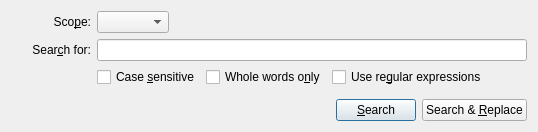
<?xml version="1.0" encoding="UTF-8"?>
<ui version="4.0">
 <class>Core::Internal::FindDialog</class>
 <widget class="QWidget" name="Core::Internal::FindDialog">
  <property name="geometry">
   <rect>
    <x>0</x>
    <y>0</y>
    <width>673</width>
    <height>240</height>
   </rect>
  </property>
  <property name="maximumSize">
   <size>
    <width>680</width>
    <height>16777215</height>
   </size>
  </property>
  <layout class="QGridLayout" name="gridLayout">
   <property name="sizeConstraint">
    <enum>QLayout::SetFixedSize</enum>
   </property>
   <item row="4" column="0" colspan="2">
    <layout class="QHBoxLayout" name="horizontalLayout_3">
     <item>
      <spacer name="horizontalSpacer_3">
       <property name="orientation">
        <enum>Qt::Horizontal</enum>
       </property>
       <property name="sizeHint" stdset="0">
        <size>
         <width>40</width>
         <height>20</height>
        </size>
       </property>
      </spacer>
     </item>
     <item>
      <widget class="QPushButton" name="searchButton">
       <property name="text">
        <string>&amp;Search</string>
       </property>
       <property name="default">
        <bool>true</bool>
       </property>
      </widget>
     </item>
     <item>
      <widget class="QPushButton" name="replaceButton">
       <property name="text">
        <string>Search &amp;&amp; &amp;Replace</string>
       </property>
      </widget>
     </item>
    </layout>
   </item>
   <item row="1" column="0">
    <widget class="QLabel" name="searchLabel">
     <property name="text">
      <string>Sear&amp;ch for:</string>
     </property>
     <property name="alignment">
      <set>Qt::AlignRight|Qt::AlignTrailing|Qt::AlignVCenter</set>
     </property>
     <property name="buddy">
      <cstring>searchTerm</cstring>
     </property>
    </widget>
   </item>
   <item row="0" column="1">
    <widget class="QWidget" name="widget_2" native="true">
     <layout class="QHBoxLayout" name="horizontalLayout_2">
      <property name="spacing">
       <number>0</number>
      </property>
      <property name="leftMargin">
       <number>0</number>
      </property>
      <property name="topMargin">
       <number>0</number>
      </property>
      <property name="rightMargin">
       <number>0</number>
      </property>
      <property name="bottomMargin">
       <number>0</number>
      </property>
      <item>
       <widget class="QComboBox" name="filterList">
        <property name="sizePolicy">
         <sizepolicy hsizetype="Fixed" vsizetype="Fixed">
          <horstretch>0</horstretch>
          <verstretch>0</verstretch>
         </sizepolicy>
        </property>
        <property name="sizeAdjustPolicy">
         <enum>QComboBox::AdjustToContents</enum>
        </property>
       </widget>
      </item>
      <item>
       <spacer name="horizontalSpacer_2">
        <property name="orientation">
         <enum>Qt::Horizontal</enum>
        </property>
        <property name="sizeHint" stdset="0">
         <size>
          <width>40</width>
          <height>20</height>
         </size>
        </property>
       </spacer>
      </item>
     </layout>
    </widget>
   </item>
   <item row="2" column="1">
    <widget class="QWidget" name="optionsWidget" native="true">
     <layout class="QHBoxLayout" name="horizontalLayout">
      <property name="leftMargin">
       <number>0</number>
      </property>
      <property name="topMargin">
       <number>0</number>
      </property>
      <property name="rightMargin">
       <number>0</number>
      </property>
      <property name="bottomMargin">
       <number>0</number>
      </property>
      <item>
       <widget class="QCheckBox" name="matchCase">
        <property name="text">
         <string>Case &amp;sensitive</string>
        </property>
       </widget>
      </item>
      <item>
       <widget class="QCheckBox" name="wholeWords">
        <property name="text">
         <string>Whole words o&amp;nly</string>
        </property>
       </widget>
      </item>
      <item>
       <widget class="QCheckBox" name="regExp">
        <property name="text">
         <string>Use re&amp;gular expressions</string>
        </property>
       </widget>
      </item>
      <item>
       <spacer name="horizontalSpacer">
        <property name="orientation">
         <enum>Qt::Horizontal</enum>
        </property>
        <property name="sizeHint" stdset="0">
         <size>
          <width>40</width>
          <height>20</height>
         </size>
        </property>
       </spacer>
      </item>
     </layout>
    </widget>
   </item>
   <item row="0" column="0">
    <widget class="QLabel" name="label">
     <property name="sizePolicy">
      <sizepolicy hsizetype="Fixed" vsizetype="Preferred">
       <horstretch>0</horstretch>
       <verstretch>0</verstretch>
      </sizepolicy>
     </property>
     <property name="minimumSize">
      <size>
       <width>80</width>
       <height>0</height>
      </size>
     </property>
     <property name="text">
      <string>Sco&amp;pe:</string>
     </property>
     <property name="alignment">
      <set>Qt::AlignRight|Qt::AlignTrailing|Qt::AlignVCenter</set>
     </property>
     <property name="buddy">
      <cstring>filterList</cstring>
     </property>
    </widget>
   </item>
   <item row="1" column="1">
    <widget class="Utils::FancyLineEdit" name="searchTerm"/>
   </item>
   <item row="3" column="0" colspan="2">
    <widget class="QWidget" name="configWidget" native="true">
     <property name="sizePolicy">
      <sizepolicy hsizetype="Preferred" vsizetype="Fixed">
       <horstretch>0</horstretch>
       <verstretch>10</verstretch>
      </sizepolicy>
     </property>
    </widget>
   </item>
  </layout>
 </widget>
 <customwidgets>
  <customwidget>
   <class>Utils::FancyLineEdit</class>
   <extends>QLineEdit</extends>
   <header location="global">utils/fancylineedit.h</header>
  </customwidget>
 </customwidgets>
 <tabstops>
  <tabstop>filterList</tabstop>
  <tabstop>searchTerm</tabstop>
  <tabstop>matchCase</tabstop>
  <tabstop>wholeWords</tabstop>
  <tabstop>regExp</tabstop>
 </tabstops>
 <resources/>
 <connections/>
</ui>
